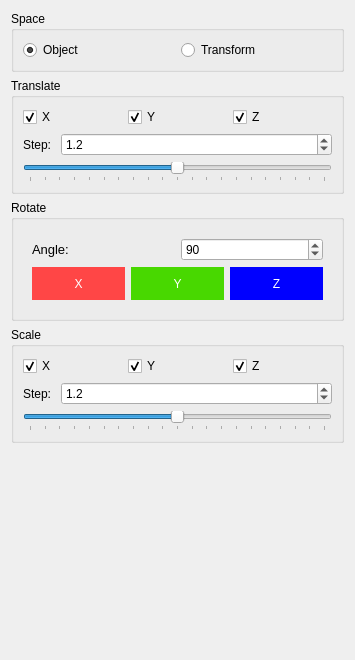
               <widget class="QWidget" name="page_2">
                <property name="geometry">
                 <rect>
                  <x>0</x>
                  <y>0</y>
                  <width>355</width>
                  <height>660</height>
                 </rect>
                </property>
                <attribute name="label">
                 <string>Shape Transforms</string>
                </attribute>
                <layout class="QVBoxLayout" name="verticalLayout_18">
                 <item>
                  <widget class="QGroupBox" name="groupBox_5">
                   <property name="title">
                    <string>Space</string>
                   </property>
                   <layout class="QVBoxLayout" name="verticalLayout_9">
                    <item>
                     <layout class="QHBoxLayout" name="horizontalLayout_13">
                      <item>
                       <widget class="QRadioButton" name="spObject">
                        <property name="toolTip">
                         <string>Use object transform space</string>
                        </property>
                        <property name="text">
                         <string>Object</string>
                        </property>
                        <property name="checked">
                         <bool>true</bool>
                        </property>
                       </widget>
                      </item>
                      <item>
                       <widget class="QRadioButton" name="spTransform">
                        <property name="toolTip">
                         <string>Use shape transform space</string>
                        </property>
                        <property name="text">
                         <string>Transform</string>
                        </property>
                        <property name="checked">
                         <bool>false</bool>
                        </property>
                       </widget>
                      </item>
                     </layout>
                    </item>
                   </layout>
                  </widget>
                 </item>
                 <item>
                  <widget class="QGroupBox" name="groupBox_4">
                   <property name="title">
                    <string>Translate</string>
                   </property>
                   <layout class="QVBoxLayout" name="verticalLayout_10">
                    <item>
                     <layout class="QHBoxLayout" name="horizontalLayout_8">
                      <item>
                       <widget class="QCheckBox" name="transX_chkBox">
                        <property name="text">
                         <string>X</string>
                        </property>
                        <property name="checked">
                         <bool>true</bool>
                        </property>
                       </widget>
                      </item>
                      <item>
                       <widget class="QCheckBox" name="transY_chkBox">
                        <property name="text">
                         <string>Y</string>
                        </property>
                        <property name="checked">
                         <bool>true</bool>
                        </property>
                       </widget>
                      </item>
                      <item>
                       <widget class="QCheckBox" name="transZ_chkBox">
                        <property name="text">
                         <string>Z</string>
                        </property>
                        <property name="checked">
                         <bool>true</bool>
                        </property>
                       </widget>
                      </item>
                     </layout>
                    </item>
                    <item>
                     <layout class="QHBoxLayout" name="horizontalLayout_10">
                      <item>
                       <widget class="QLabel" name="label_resizeStep_2">
                        <property name="sizePolicy">
                         <sizepolicy hsizetype="Fixed" vsizetype="Preferred">
                          <horstretch>0</horstretch>
                          <verstretch>0</verstretch>
                         </sizepolicy>
                        </property>
                        <property name="text">
                         <string>Step: </string>
                        </property>
                       </widget>
                      </item>
                      <item>
                       <widget class="QDoubleSpinBox" name="sizeStepSpinBox_2">
                        <property name="decimals">
                         <number>1</number>
                        </property>
                        <property name="singleStep">
                         <double>0.200000000000000</double>
                        </property>
                        <property name="value">
                         <double>1.200000000000000</double>
                        </property>
                       </widget>
                      </item>
                     </layout>
                    </item>
                    <item>
                     <widget class="QSlider" name="resizeSlider_2">
                      <property name="focusPolicy">
                       <enum>Qt::ClickFocus</enum>
                      </property>
                      <property name="minimum">
                       <number>-10</number>
                      </property>
                      <property name="maximum">
                       <number>10</number>
                      </property>
                      <property name="tracking">
                       <bool>true</bool>
                      </property>
                      <property name="orientation">
                       <enum>Qt::Horizontal</enum>
                      </property>
                      <property name="invertedAppearance">
                       <bool>false</bool>
                      </property>
                      <property name="invertedControls">
                       <bool>false</bool>
                      </property>
                      <property name="tickPosition">
                       <enum>QSlider::TicksBelow</enum>
                      </property>
                     </widget>
                    </item>
                   </layout>
                  </widget>
                 </item>
                 <item>
                  <widget class="QGroupBox" name="groupBox_2">
                   <property name="sizePolicy">
                    <sizepolicy hsizetype="Preferred" vsizetype="Minimum">
                     <horstretch>0</horstretch>
                     <verstretch>0</verstretch>
                    </sizepolicy>
                   </property>
                   <property name="minimumSize">
                    <size>
                     <width>0</width>
                     <height>110</height>
                    </size>
                   </property>
                   <property name="title">
                    <string>Rotate</string>
                   </property>
                   <layout class="QVBoxLayout" name="verticalLayout_5">
                    <item>
                     <widget class="QWidget" name="rotateGrp" native="true">
                      <property name="sizePolicy">
                       <sizepolicy hsizetype="Preferred" vsizetype="Maximum">
                        <horstretch>0</horstretch>
                        <verstretch>0</verstretch>
                       </sizepolicy>
                      </property>
                      <property name="minimumSize">
                       <size>
                        <width>0</width>
                        <height>80</height>
                       </size>
                      </property>
                      <layout class="QVBoxLayout" name="verticalLayout_7">
                       <item>
                        <layout class="QHBoxLayout" name="horizontalLayout_9">
                         <item>
                          <widget class="QLabel" name="label_angle">
                           <property name="font">
                            <font>
                             <pointsize>10</pointsize>
                            </font>
                           </property>
                           <property name="text">
                            <string>Angle:</string>
                           </property>
                          </widget>
                         </item>
                         <item>
                          <widget class="QSpinBox" name="angle_box">
                           <property name="maximum">
                            <number>360</number>
                           </property>
                           <property name="singleStep">
                            <number>45</number>
                           </property>
                           <property name="value">
                            <number>90</number>
                           </property>
                          </widget>
                         </item>
                        </layout>
                       </item>
                       <item>
                        <layout class="QHBoxLayout" name="horizontalLayout_7">
                         <property name="sizeConstraint">
                          <enum>QLayout::SetMaximumSize</enum>
                         </property>
                         <item>
                          <widget class="QPushButton" name="btn_rotateX">
                           <property name="sizePolicy">
                            <sizepolicy hsizetype="Minimum" vsizetype="Minimum">
                             <horstretch>0</horstretch>
                             <verstretch>0</verstretch>
                            </sizepolicy>
                           </property>
                           <property name="minimumSize">
                            <size>
                             <width>0</width>
                             <height>26</height>
                            </size>
                           </property>
                           <property name="styleSheet">
                            <string notr="true">background-color: rgb(255, 70, 70);
color: white;
border: 0px;</string>
                           </property>
                           <property name="text">
                            <string>X</string>
                           </property>
                          </widget>
                         </item>
                         <item>
                          <widget class="QPushButton" name="btn_rotateY">
                           <property name="sizePolicy">
                            <sizepolicy hsizetype="Minimum" vsizetype="Minimum">
                             <horstretch>0</horstretch>
                             <verstretch>0</verstretch>
                            </sizepolicy>
                           </property>
                           <property name="minimumSize">
                            <size>
                             <width>0</width>
                             <height>26</height>
                            </size>
                           </property>
                           <property name="styleSheet">
                            <string notr="true">background-color: rgb(72, 216, 0);
color: white;
border: 0px;</string>
                           </property>
                           <property name="text">
                            <string>Y</string>
                           </property>
                          </widget>
                         </item>
                         <item>
                          <widget class="QPushButton" name="btn_rotateZ">
                           <property name="sizePolicy">
                            <sizepolicy hsizetype="Minimum" vsizetype="Minimum">
                             <horstretch>0</horstretch>
                             <verstretch>0</verstretch>
                            </sizepolicy>
                           </property>
                           <property name="minimumSize">
                            <size>
                             <width>0</width>
                             <height>26</height>
                            </size>
                           </property>
                           <property name="styleSheet">
                            <string notr="true">background-color: blue;
color: white;
border: 0px;</string>
                           </property>
                           <property name="text">
                            <string>Z</string>
                           </property>
                          </widget>
                         </item>
                        </layout>
                       </item>
                      </layout>
                     </widget>
                    </item>
                   </layout>
                  </widget>
                 </item>
                 <item>
                  <widget class="QGroupBox" name="groupBox_3">
                   <property name="title">
                    <string>Scale</string>
                   </property>
                   <layout class="QVBoxLayout" name="verticalLayout_6">
                    <item>
                     <layout class="QHBoxLayout" name="horizontalLayout_4">
                      <item>
                       <widget class="QCheckBox" name="sizeX">
                        <property name="text">
                         <string>X</string>
                        </property>
                        <property name="checked">
                         <bool>true</bool>
                        </property>
                       </widget>
                      </item>
                      <item>
                       <widget class="QCheckBox" name="sizeY">
                        <property name="text">
                         <string>Y</string>
                        </property>
                        <property name="checked">
                         <bool>true</bool>
                        </property>
                       </widget>
                      </item>
                      <item>
                       <widget class="QCheckBox" name="sizeZ">
                        <property name="text">
                         <string>Z</string>
                        </property>
                        <property name="checked">
                         <bool>true</bool>
                        </property>
                       </widget>
                      </item>
                     </layout>
                    </item>
                    <item>
                     <layout class="QHBoxLayout" name="horizontalLayout_5">
                      <item>
                       <widget class="QLabel" name="label_resizeStep">
                        <property name="sizePolicy">
                         <sizepolicy hsizetype="Fixed" vsizetype="Preferred">
                          <horstretch>0</horstretch>
                          <verstretch>0</verstretch>
                         </sizepolicy>
                        </property>
                        <property name="text">
                         <string>Step: </string>
                        </property>
                       </widget>
                      </item>
                      <item>
                       <widget class="QDoubleSpinBox" name="sizeStepSpinBox">
                        <property name="decimals">
                         <number>1</number>
                        </property>
                        <property name="singleStep">
                         <double>0.200000000000000</double>
                        </property>
                        <property name="value">
                         <double>1.200000000000000</double>
                        </property>
                       </widget>
                      </item>
                     </layout>
                    </item>
                    <item>
                     <widget class="QSlider" name="resizeSlider">
                      <property name="minimum">
                       <number>-10</number>
                      </property>
                      <property name="maximum">
                       <number>10</number>
                      </property>
                      <property name="tracking">
                       <bool>true</bool>
                      </property>
                      <property name="orientation">
                       <enum>Qt::Horizontal</enum>
                      </property>
                      <property name="invertedAppearance">
                       <bool>false</bool>
                      </property>
                      <property name="invertedControls">
                       <bool>false</bool>
                      </property>
                      <property name="tickPosition">
                       <enum>QSlider::TicksBelow</enum>
                      </property>
                     </widget>
                    </item>
                   </layout>
                  </widget>
                 </item>
                 <item>
                  <spacer name="verticalSpacer_3">
                   <property name="orientation">
                    <enum>Qt::Vertical</enum>
                   </property>
                   <property name="sizeHint" stdset="0">
                    <size>
                     <width>20</width>
                     <height>40</height>
                    </size>
                   </property>
                  </spacer>
                 </item>
                </layout>
               </widget>
